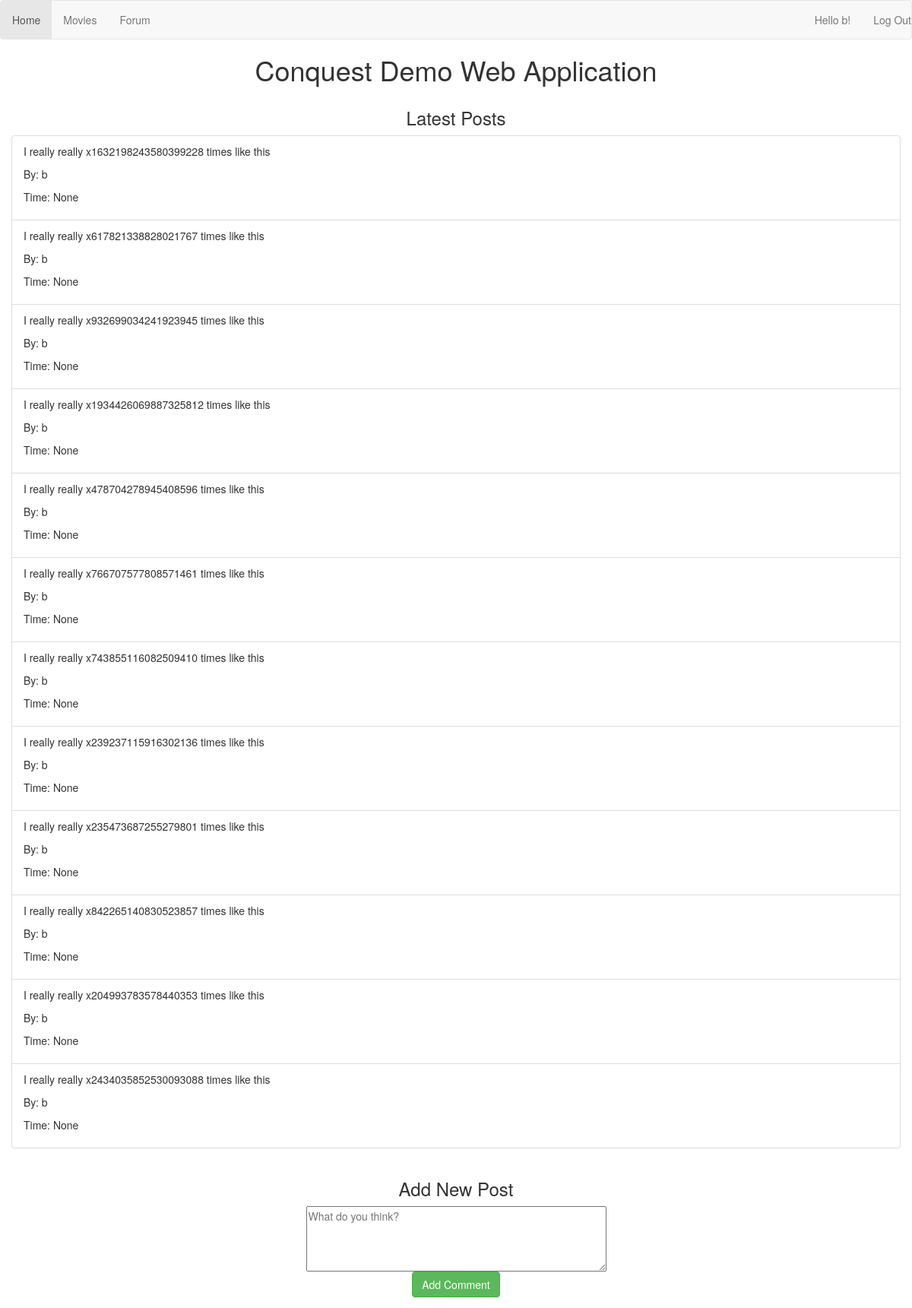
The page /forum (signed in) on the database its author committed.
### app/models.py (models this page shows, shortened)
class User(db.Model):
	id = db.Column(db.Integer, primary_key=True)
	first_name = db.Column(db.String(64), index=True)
	last_name = db.Column(db.String(64), index=True)
	email = db.Column(db.String(120), index=True, unique=True)
	password = db.Column(db.String(64), index=True)
	posts = db.relationship('Post', backref='author', lazy='dynamic')
	@property
	def is_authenticated(self):
		return True

class Post(db.Model):
	id = db.Column(db.Integer, primary_key = True)
	body = db.Column(db.String(140))
	timestamp = db.Column(db.DateTime)
	user_id = db.Column(db.Integer, db.ForeignKey('user.id'))

### app/views.py (the view, shortened to what this page needs)
@app.route('/forum', methods=['GET', 'POST'])
@login_required
def posts():
	posts = Post.query.all()
	return render_template("forum.html", posts=reversed(posts))

### app/views.py (called while the page is built)
@app.before_request
def before_request():
    g.user = current_user

@lm.user_loader
def load_user(user_id):
	return User.query.get(int(user_id))

### app/templates/forum.html
{% extends "base.html" %}
{% block content %}
<div class="container">
	<div class="row">
		<center><h3>Latest Posts</h3></center>
	</div>
	<div class="row">
		{% autoescape false %}
			<ul class="list-group">
				{% for post in posts %}
					<li class="list-group-item">
		           		<p> {{post.body}}</p>
			           	<p> By: {{post.author.first_name}}</p>
			           	<p> Time: {{post.timestamp}}</p>
					</li>
			    {% endfor %}
		{% endautoescape %}
	</div>
	<div class="row">
		<center><h3>Add New Post</h3></center>
	</div>
    <form method="POST">
    	<div class="row">
			<center>
				<textarea rows="4" cols="50" id="body" name="body" placeholder="What do you think?"></textarea>
			</center>
		</div>
		<div class="row">
			<center>
				<button type="submit" class="btn btn-success green">Add Comment</button>
			</center>
		</div>
	</form>
</div>
{% endblock %}

### app/templates/base.html (shortened to what this page needs)
<html>
	<link rel="stylesheet" href="https://maxcdn.bootstrapcdn.com/bootstrap/3.3.7/css/bootstrap.min.css">
	<link rel="stylesheet" href="http://fontawesome.io/assets/font-awesome/css/font-awesome.css">
	<head>
	</head>
	<body id="wrapper">
		<nav class="navbar navbar-default">
			<ul class="nav navbar-nav navbar-left">
				<li role="presentation" class="active"><a href="/">Home</a></li>
				<li role="presentation"><a href="/movies">Movies</a></li>
				{% if current_user.is_authenticated %}
					<li role="presentation"><a href="/forum">Forum</a></li>
				{% else %}
					<li role="presentation"><a href="/login">Log In</a></li>
					<li role="presentation"><a href="/register">Register</a></li>
				{% endif %}
			</ul>
		    <ul class="nav navbar-nav navbar-right" >
		    	{% if current_user.is_authenticated %}
  				<li><p class="navbar-text">Hello {{current_user.first_name}}!</p></li>
  				<li role="presentation"><a href="/logout">Log Out</a></li>
  				{% endif %}
			</ul>
		</nav>
		<h1><center>Conquest Demo Web Application</center></h1>
		{% block content %}{% endblock %}
	</body>
</html>

### rows shown on the page
User: first_name "b"
Post: body "I really really x1632198243580399228 times like this", author.first_name "b", timestamp "None"
Post: body "I really really x617821338828021767 times like this", author.first_name "b", timestamp "None"
Post: body "I really really x932699034241923945 times like this", author.first_name "b", timestamp "None"
Post: body "I really really x1934426069887325812 times like this", author.first_name "b", timestamp "None"
Post: body "I really really x478704278945408596 times like this", author.first_name "b", timestamp "None"
Post: body "I really really x766707577808571461 times like this", author.first_name "b", timestamp "None"
Post: body "I really really x743855116082509410 times like this", author.first_name "b", timestamp "None"
Post: body "I really really x239237115916302136 times like this", author.first_name "b", timestamp "None"
Post: body "I really really x235473687255279801 times like this", author.first_name "b", timestamp "None"
Post: body "I really really x842265140830523857 times like this", author.first_name "b", timestamp "None"
Post: body "I really really x204993783578440353 times like this", author.first_name "b", timestamp "None"
Post: body "I really really x2434035852530093088 times like this", author.first_name "b", timestamp "None"
